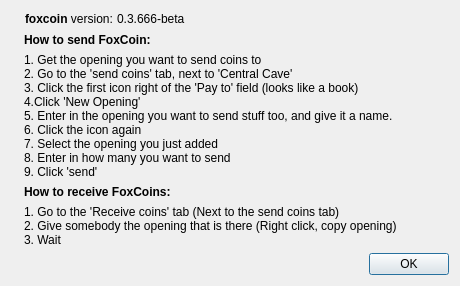
<?xml version="1.0" encoding="UTF-8"?>
<ui version="4.0">
 <class>transactionTutDialog</class>
 <widget class="QDialog" name="transactionTutDialog">
  <property name="geometry">
   <rect>
    <x>0</x>
    <y>0</y>
    <width>460</width>
    <height>272</height>
   </rect>
  </property>
  <property name="windowTitle">
   <string>How to send/receive FoxCoins</string>
  </property>
  <layout class="QHBoxLayout" name="horizontalLayout_2">
   <item>
    <widget class="QLabel" name="label_4">
     <property name="sizePolicy">
      <sizepolicy hsizetype="Preferred" vsizetype="Ignored">
       <horstretch>0</horstretch>
       <verstretch>0</verstretch>
      </sizepolicy>
     </property>
     <property name="pixmap">
      <pixmap resource="../bitcoin.qrc">:/images/about</pixmap>
     </property>
    </widget>
   </item>
   <item>
    <layout class="QVBoxLayout" name="verticalLayout_2">
     <item>
      <widget class="QFrame" name="frame">
       <property name="sizePolicy">
        <sizepolicy hsizetype="Fixed" vsizetype="Fixed">
         <horstretch>0</horstretch>
         <verstretch>0</verstretch>
        </sizepolicy>
       </property>
       <layout class="QHBoxLayout" name="horizontalLayout" stretch="0,0">
        <property name="spacing">
         <number>0</number>
        </property>
        <property name="sizeConstraint">
         <enum>QLayout::SetFixedSize</enum>
        </property>
        <property name="margin">
         <number>1</number>
        </property>
        <item>
         <widget class="QLabel" name="label">
          <property name="sizePolicy">
           <sizepolicy hsizetype="Fixed" vsizetype="Fixed">
            <horstretch>0</horstretch>
            <verstretch>0</verstretch>
           </sizepolicy>
          </property>
          <property name="maximumSize">
           <size>
            <width>16777215</width>
            <height>267</height>
           </size>
          </property>
          <property name="cursor">
           <cursorShape>IBeamCursor</cursorShape>
          </property>
          <property name="text">
           <string>&lt;html&gt;&lt;head/&gt;&lt;body&gt;&lt;p&gt;&lt;span style=&quot; font-weight:600;&quot;&gt;foxcoin&lt;/span&gt; version: &lt;/p&gt;&lt;/body&gt;&lt;/html&gt;</string>
          </property>
          <property name="textInteractionFlags">
           <set>Qt::LinksAccessibleByMouse|Qt::TextSelectableByKeyboard|Qt::TextSelectableByMouse</set>
          </property>
         </widget>
        </item>
        <item>
         <widget class="QLabel" name="versionLabel">
          <property name="sizePolicy">
           <sizepolicy hsizetype="Fixed" vsizetype="Fixed">
            <horstretch>0</horstretch>
            <verstretch>0</verstretch>
           </sizepolicy>
          </property>
          <property name="cursor">
           <cursorShape>IBeamCursor</cursorShape>
          </property>
          <property name="text">
           <string notr="true">0.3.666-beta</string>
          </property>
          <property name="textFormat">
           <enum>Qt::RichText</enum>
          </property>
          <property name="textInteractionFlags">
           <set>Qt::LinksAccessibleByMouse|Qt::TextSelectableByKeyboard|Qt::TextSelectableByMouse</set>
          </property>
         </widget>
        </item>
       </layout>
      </widget>
     </item>
     <item>
      <widget class="QLabel" name="label_2">
       <property name="sizePolicy">
        <sizepolicy hsizetype="Preferred" vsizetype="Maximum">
         <horstretch>0</horstretch>
         <verstretch>0</verstretch>
        </sizepolicy>
       </property>
       <property name="text">
        <string>&lt;html&gt;&lt;head/&gt;&lt;body&gt;&lt;p&gt;&lt;span style=&quot; font-weight:600;&quot;&gt;How to send FoxCoin:&lt;/span&gt;&lt;/p&gt;&lt;/body&gt;&lt;/html&gt;</string>
       </property>
       <property name="textInteractionFlags">
        <set>Qt::LinksAccessibleByMouse|Qt::TextSelectableByMouse</set>
       </property>
      </widget>
     </item>
     <item>
      <widget class="QLabel" name="label_3">
       <property name="sizePolicy">
        <sizepolicy hsizetype="Preferred" vsizetype="Maximum">
         <horstretch>0</horstretch>
         <verstretch>0</verstretch>
        </sizepolicy>
       </property>
       <property name="text">
        <string>1. Get the opening you want to send coins to
2. Go to the 'send coins' tab, next to 'Central Cave'
3. Click the first icon right of the 'Pay to' field (looks like a book)
4.Click 'New Opening'
5. Enter in the opening you want to send stuff too, and give it a name.
6. Click the icon again
7. Select the opening you just added
8. Enter in how many you want to send
9. Click 'send'</string>
       </property>
      </widget>
     </item>
     <item>
      <widget class="QLabel" name="label_5">
       <property name="sizePolicy">
        <sizepolicy hsizetype="Preferred" vsizetype="Maximum">
         <horstretch>0</horstretch>
         <verstretch>0</verstretch>
        </sizepolicy>
       </property>
       <property name="text">
        <string>&lt;html&gt;&lt;head/&gt;&lt;body&gt;&lt;p&gt;&lt;span style=&quot; font-weight:600;&quot;&gt;How to receive FoxCoins:&lt;/span&gt;&lt;/p&gt;&lt;/body&gt;&lt;/html&gt;</string>
       </property>
      </widget>
     </item>
     <item>
      <widget class="QLabel" name="label_6">
       <property name="text">
        <string>1. Go to the 'Receive coins' tab (Next to the send coins tab)
2. Give somebody the opening that is there (Right click, copy opening)
3. Wait</string>
       </property>
      </widget>
     </item>
     <item>
      <widget class="QDialogButtonBox" name="buttonBox">
       <property name="orientation">
        <enum>Qt::Horizontal</enum>
       </property>
       <property name="standardButtons">
        <set>QDialogButtonBox::Ok</set>
       </property>
      </widget>
     </item>
    </layout>
   </item>
  </layout>
 </widget>
 <resources>
  <include location="../bitcoin.qrc"/>
 </resources>
 <connections>
  <connection>
   <sender>buttonBox</sender>
   <signal>accepted()</signal>
   <receiver>transactionTutDialog</receiver>
   <slot>accept()</slot>
   <hints>
    <hint type="sourcelabel">
     <x>360</x>
     <y>308</y>
    </hint>
    <hint type="destinationlabel">
     <x>157</x>
     <y>274</y>
    </hint>
   </hints>
  </connection>
  <connection>
   <sender>buttonBox</sender>
   <signal>rejected()</signal>
   <receiver>transactionTutDialog</receiver>
   <slot>reject()</slot>
   <hints>
    <hint type="sourcelabel">
     <x>428</x>
     <y>308</y>
    </hint>
    <hint type="destinationlabel">
     <x>286</x>
     <y>274</y>
    </hint>
   </hints>
  </connection>
 </connections>
</ui>
